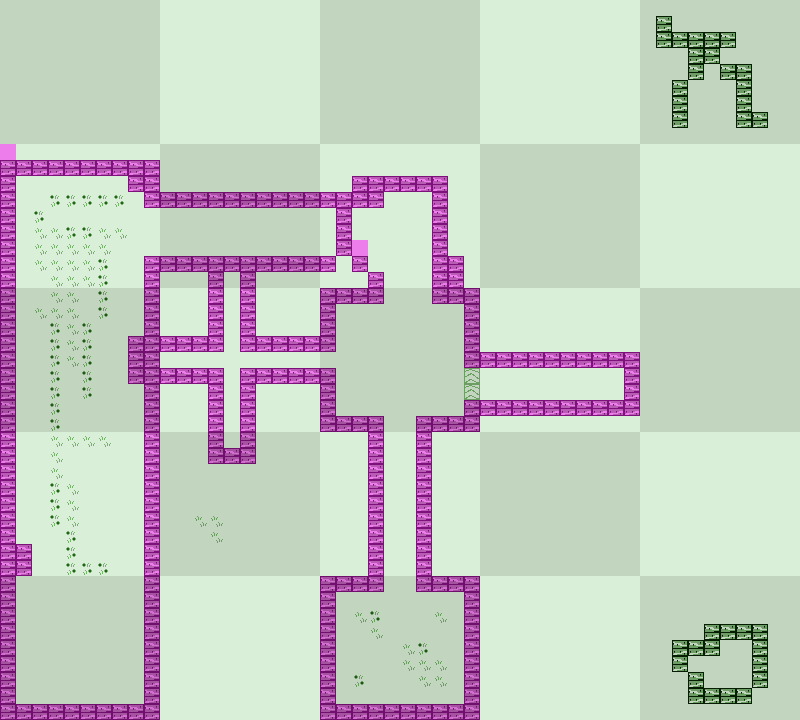

Tiled map render using the project's own tile images. Description and the map definition, with tile-layer contents summarised, below:
An orthogonal 50x45 tile map with 16x16 px tiles, 3 tile layers (main, collision_mask, guide), 2 tilesets and 1 object.

<map version="1.0" tiledversion="1.0.2" orientation="orthogonal" renderorder="right-down" width="50" height="45" tilewidth="16" tileheight="16" nextobjectid="4">
 <tileset firstgid="1" name="tiles" tilewidth="16" tileheight="16" tilecount="16" columns="4">
  <image source="../graphics/tiles.png" width="64" height="64" />
 </tileset>
 <tileset firstgid="17" name="entities" tilewidth="16" tileheight="16" tilecount="16" columns="4">
  <image source="../graphics/entities.png" width="64" height="64" />
 </tileset>
 <layer name="main" width="50" height="45">
  <data>[2250 cells, 2250 non-empty, 8 distinct tile ids]</data>
 </layer>
 <layer name="collision_mask" width="50" height="45" opacity="0.48">
  <data>[2250 cells, 270 non-empty, 1 distinct tile ids]</data>
 </layer>
 <objectgroup name="entities">
  <object id="1" gid="17" x="51" y="234" width="16" height="16" />
 </objectgroup>
 <layer name="guide" width="50" height="45" opacity="0.11">
  <data>[2250 cells, 1170 non-empty, 1 distinct tile ids]</data>
 </layer>
</map>
